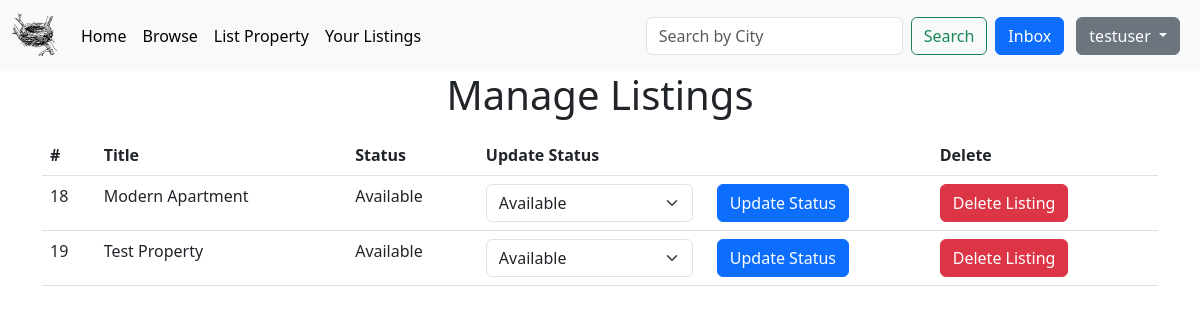
/your-listings.php (signed in), run on the app's committed database.
### tables this page shows
CREATE TABLE `Houses` (
  `house_id` int(11) NOT NULL,
  `title` varchar(255) NOT NULL,
  `description` text DEFAULT NULL,
  `rent` decimal(10,2) NOT NULL,
  `address` varchar(255) DEFAULT NULL,
  `city` varchar(100) DEFAULT NULL,
  `bedrooms` int(11) DEFAULT NULL,
  `bathrooms` int(11) DEFAULT NULL,
  `square_feet` int(11) DEFAULT NULL,
  `date_of_availability` date DEFAULT NULL,
  `availability_status` enum('Available','Rented') NOT NULL DEFAULT 'Available',
  `user_id` int(11) DEFAULT NULL
);

### src/your-listings.php (called while the page is built, shortened)
<?php
if (isset($_SESSION['user_id']) && isset($_SESSION['user_role']) && ($_SESSION['user_role'] === 'owner' || $_SESSION['user_role'] === 'admin')) {
$user_id = $_SESSION['user_id'];
}
?>

### public/your-listings.php (the view, shortened to what this page needs)
<?php require_once('../src/your-listings.php'); ?>
<!DOCTYPE html>
<html>
<head>
    <link href="https://cdn.jsdelivr.net/npm/bootstrap@5.3.0-alpha3/dist/css/bootstrap.min.css" rel="stylesheet">
</head>
<body>
<?php require_once('../src/inc/navbar.php'); ?>
    <div class="container">
        <h1 class="mb-3 text-center" style="margin-top: 00px">Manage Listings</h1>
        <?php
        $query = "SELECT * FROM Houses WHERE user_id='$user_id'";
        $result = mysqli_query($conn, $query);
        if (mysqli_num_rows($result) > 0) {
            ?>
            <table class="table">
                <thead>
                <tr>
                    <th>#</th>
                    <th>Title</th>
                    <th>Status</th>
                    <th>Update Status</th>
                    <th>Delete</th>
                </tr>
                </thead>
                <tbody>
                <?php
                while ($row = mysqli_fetch_assoc($result)) {
                    ?>
                    <tr>
                        <td><?php echo $row['house_id']; ?></td>
                        <td><?php echo $row['title']; ?></td>
                        <td><?php echo $row['availability_status']; ?></td>
                        <td>
                        <form method="post" class="form-inline">
                            <div class="row">
                                <div class="col">
                                    <select name="status" class="form-select">
                                        <option value="Available" <?php echo ($row['availability_status'] === 'Available') ? 'selected' : ''; ?>>Available</option>
                                    </select>
                                </div>
                                <div class="col">
                                    <button type="submit" name="update_status" class="btn btn-primary">Update Status</button>
                                </div>
                            </div>
                        </form>
                    </td>
                        <td>
                        <form method="post">
                            <button type="submit" name="delete_listing" class="btn btn-danger">Delete Listing</button>
                        </form>
                    </td>
                    </tr>
                    <?php
                }
                ?>
                </tbody>
            </table>
            <?php
        } else {
            echo '<div class="alert alert-danger">You have no listings.</div>';
        }
    ?>
    </div>
</body>
</html>

### data on the page
houses: house_id "18", title "Modern Apartment", availability_status "Available", status "Available"
houses: house_id "19", title "Test Property", availability_status "Available", status "Available"

### other printed values
$_SESSION['username'] "testuser"
